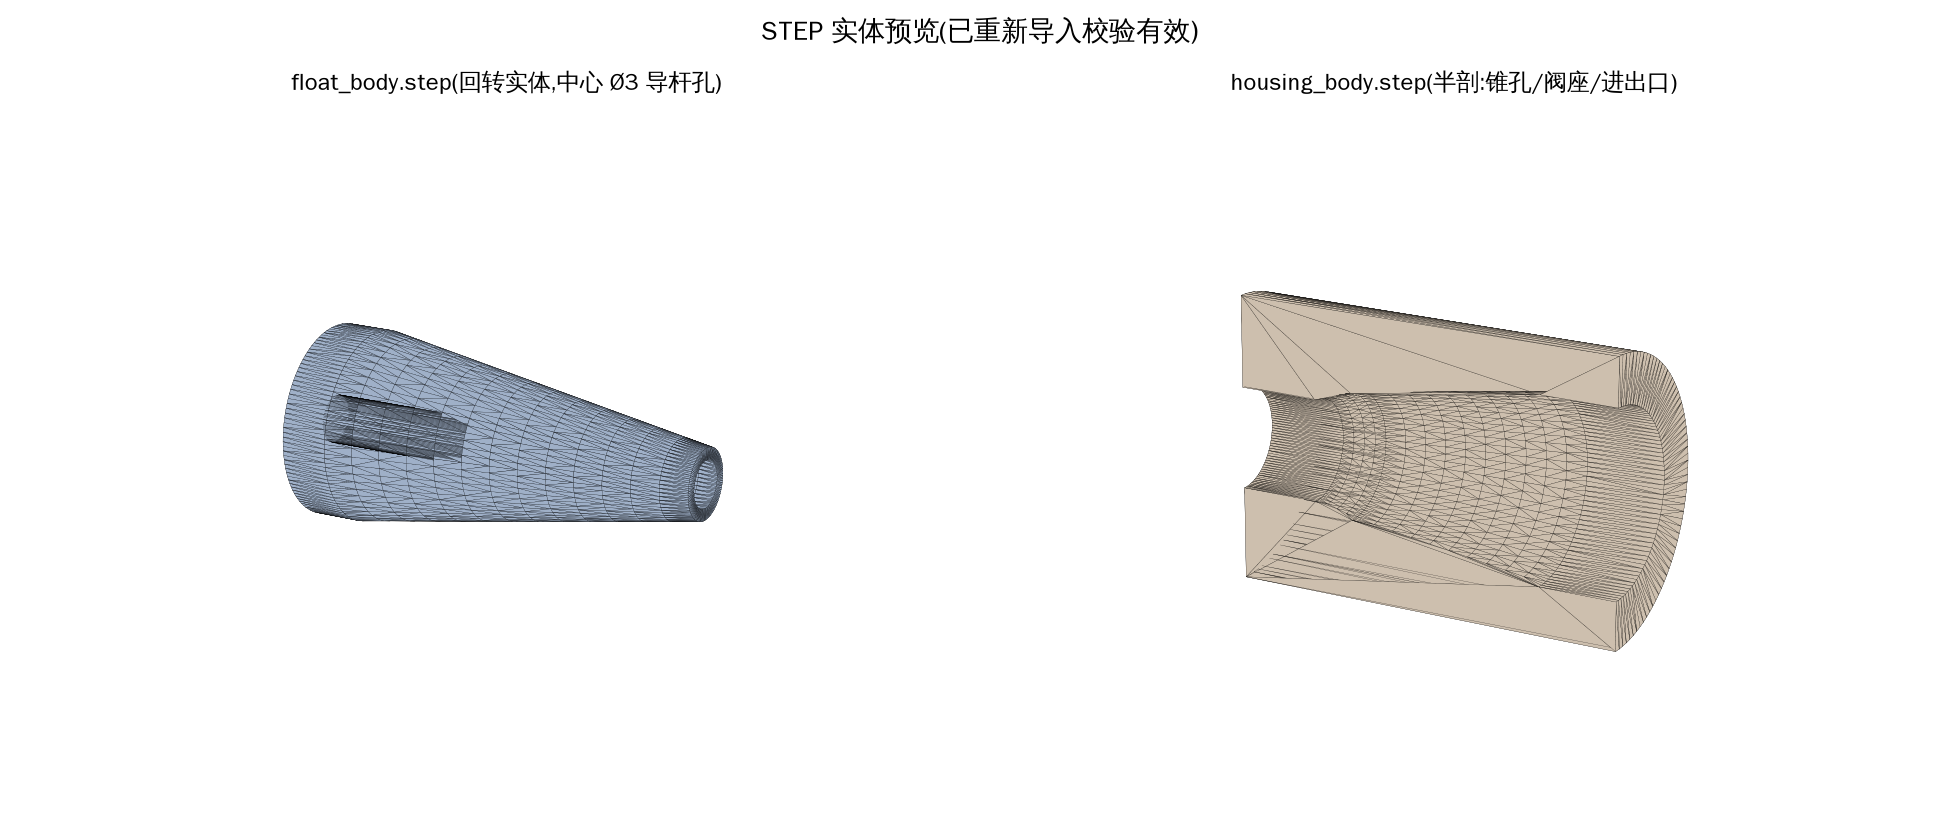

Generate this figure with Python:
"""Re-import the exported STEP solids (validity check) and render a 3D preview."""
import os
import numpy as np
import matplotlib
matplotlib.use("Agg")
import matplotlib.pyplot as plt
from mpl_toolkits.mplot3d.art3d import Poly3DCollection
from matplotlib import font_manager as fm
import cadquery as cq

zh = fm.FontProperties(family="WenQuanYi Zen Hei")
plt.rcParams["font.family"] = "WenQuanYi Zen Hei"
HERE = os.path.dirname(os.path.abspath(__file__))


def tess(shape, tol=0.3):
    vs, ts = shape.tessellate(tol)
    V = np.array([[v.x, v.y, v.z] for v in vs])
    T = np.array(ts)
    return V, T


def show(ax, V, T, color, title):
    polys = V[T]
    pc = Poly3DCollection(polys, facecolor=color, edgecolor="k", linewidths=0.1, alpha=1.0)
    ax.add_collection3d(pc)
    mins = V.min(0); maxs = V.max(0); ctr = (mins + maxs) / 2; rng = (maxs - mins).max() / 2
    ax.set_xlim(ctr[0] - rng, ctr[0] + rng); ax.set_ylim(ctr[1] - rng, ctr[1] + rng)
    ax.set_zlim(ctr[2] - rng, ctr[2] + rng)
    ax.set_title(title, fontproperties=zh, fontsize=12)
    ax.view_init(elev=18, azim=-60); ax.set_box_aspect((1, 1, 1)); ax.axis("off")


# re-import (validity) + tessellate
fb = cq.importers.importStep(os.path.join(HERE, "float_body.step"))
hb = cq.importers.importStep(os.path.join(HERE, "housing_body.step"))
print("re-imported OK: float vol=%.0f  housing vol=%.0f"
      % (fb.val().Volume(), hb.val().Volume()))
# half-cut the housing to reveal the bore
big = cq.Workplane("XY").box(200, 200, 200).translate((0, -100, 0))
hb_cut = hb.cut(big)

Vf, Tf = tess(fb.val())
Vh, Th = tess(hb_cut.val())

fig = plt.figure(figsize=(14, 6))
ax1 = fig.add_subplot(1, 2, 1, projection="3d")
show(ax1, Vf, Tf, "#9fb0c8", "float_body.step(回转实体,中心 Ø3 导杆孔)")
ax2 = fig.add_subplot(1, 2, 2, projection="3d")
show(ax2, Vh, Th, "#cdbfae", "housing_body.step(半剖:锥孔/阀座/进出口)")
fig.suptitle("STEP 实体预览(已重新导入校验有效)", fontproperties=zh, fontsize=14, fontweight="bold")
fig.tight_layout()
fig.savefig(os.path.join(HERE, "float_cad_preview.png"), dpi=140)
print("saved float_cad_preview.png")
